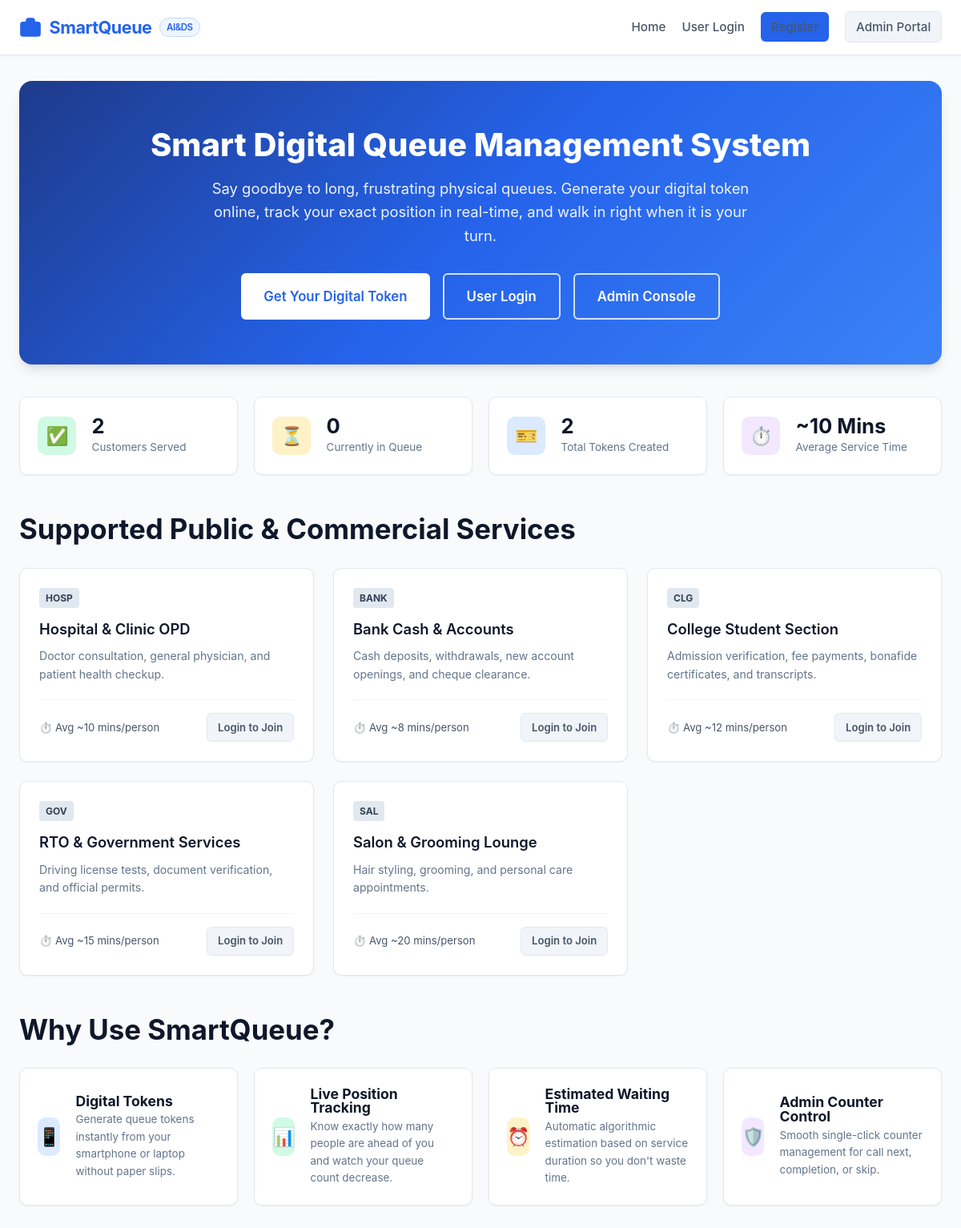
The page / on the database its author committed.
### tables this page shows
CREATE TABLE services (
        id INTEGER PRIMARY KEY AUTOINCREMENT,
        name TEXT NOT NULL,
        prefix TEXT NOT NULL UNIQUE,
        avg_time_mins INTEGER NOT NULL,
        description TEXT,
        is_active INTEGER DEFAULT 1
    );

### app.py (the view)
@app.route('/')
def index():
    conn = get_db_connection()
    services = conn.execute("SELECT * FROM services WHERE is_active = 1").fetchall()
    total_tokens = conn.execute("SELECT COUNT(*) as total FROM tokens").fetchone()['total']
    completed_tokens = conn.execute("SELECT COUNT(*) as completed FROM tokens WHERE status = 'Completed'").fetchone()['completed']
    active_tokens = conn.execute("SELECT COUNT(*) as active FROM tokens WHERE status IN ('Waiting', 'called', 'Serving')").fetchone()['active']
    conn.close()
    stats = {
        "total_served": completed_tokens,
        "active_queue": active_tokens,
        "total_registered": total_tokens
    }
    return render_template('index.html', services=services, stats=stats)

### database.py (called while the page is built)
def get_db_connection():
    conn = sqlite3.connect(DB_NAME)
    conn.row_factory = sqlite3.Row
    return conn

### templates/index.html (shortened to what this page needs)
{% extends "base.html" %}
{% block content %}
<section class="hero">
    <h1>Smart Digital Queue Management System</h1>
    <p>
        Say goodbye to long, frustrating physical queues. Generate your digital token online, track your exact position in real-time, and walk in right when it is your turn.
    </p>
    <div class="hero-actions">
        {% if session.get('user_id') %}
            <a href="{{ url_for('dashboard') }}" class="btn btn-primary btn-lg">Go to My Queue Dashboard →</a>
        {% else %}
            <a href="{{ url_for('register') }}" class="btn btn-primary btn-lg">Get Your Digital Token</a>
            <a href="{{ url_for('login') }}" class="btn btn-outline btn-lg">User Login</a>
            <a href="{{ url_for('admin_login') }}" class="btn btn-outline btn-lg">Admin Console</a>
        {% endif %}
    </div>
</section>
<section class="stats-grid">
    <div class="stat-card">
        <div class="stat-icon green">✅</div>
        <div class="stat-details">
            <h4>{{ stats.total_served }}</h4>
            <p>Customers Served</p>
        </div>
    </div>
    <div class="stat-card">
        <div class="stat-icon amber">⏳</div>
        <div class="stat-details">
            <h4>{{ stats.active_queue }}</h4>
            <p>Currently in Queue</p>
        </div>
    </div>
    <div class="stat-card">
        <div class="stat-icon blue">🎫</div>
        <div class="stat-details">
            <h4>{{ stats.total_registered }}</h4>
            <p>Total Tokens Created</p>
        </div>
    </div>
    <div class="stat-card">
        <div class="stat-icon purple">⏱️</div>
        <div class="stat-details">
            <h4>~10 Mins</h4>
            <p>Average Service Time</p>
        </div>
    </div>
</section>
<section>
    <div class="section-title">
        <h2>Supported Public & Commercial Services</h2>
    </div>
    <div class="services-grid">
        {% for service in services %}
            <div class="service-card">
                <div>
                    <div class="service-header">
                        <span class="service-badge">{{ service.prefix }}</span>
                    </div>
                    <h3>{{ service.name }}</h3>
                    <p>{{ service.description }}</p>
                </div>
                <div class="service-footer">
                    <span class="service-time">⏱️ Avg ~{{ service.avg_time_mins }} mins/person</span>
                    {% if session.get('user_id') %}
                        <form action="{{ url_for('generate_token', service_id=service.id) }}" method="POST">
                            <button type="submit" class="btn btn-primary btn-sm">Take Token</button>
                        </form>
                    {% else %}
                        <a href="{{ url_for('login') }}" class="btn btn-secondary btn-sm">Login to Join</a>
                    {% endif %}
                </div>
            </div>
        {% endfor %}
    </div>
</section>
<section style="margin-top: 1rem;">
    <div class="section-title">
        <h2>Why Use SmartQueue?</h2>
    </div>
    <div class="stats-grid">
        <div class="stat-card">
            <div class="stat-icon blue">📱</div>
            <div class="stat-details">
                <h4 style="font-size: 1.1rem;">Digital Tokens</h4>
                <p>Generate queue tokens instantly from your smartphone or laptop without paper slips.</p>
            </div>
        </div>
        <div class="stat-card">
            <div class="stat-icon green">📊</div>
            <div class="stat-details">
                <h4 style="font-size: 1.1rem;">Live Position Tracking</h4>
                <p>Know exactly how many people are ahead of you and watch your queue count decrease.</p>
            </div>
        </div>
        <div class="stat-card">
            <div class="stat-icon amber">⏰</div>
            <div class="stat-details">
                <h4 style="font-size: 1.1rem;">Estimated Waiting Time</h4>
                <p>Automatic algorithmic estimation based on service duration so you don't waste time.</p>
            </div>
        </div>
        <div class="stat-card">
            <div class="stat-icon purple">🛡️</div>
            <div class="stat-details">
                <h4 style="font-size: 1.1rem;">Admin Counter Control</h4>
                <p>Smooth single-click counter management for call next, completion, or skip.</p>
            </div>
        </div>
    </div>
</section>
{% endblock %}

### templates/base.html (shortened to what this page needs)
<!DOCTYPE html>
<html lang="en">
<head>
    <link rel="stylesheet" href="{{ url_for('static', filename='css/style.css') }}">
</head>
<body>
    <nav class="navbar">
        <div class="nav-container">
            <a href="{{ url_for('index') }}" class="brand">
                <svg viewBox="0 0 24 24" fill="none" stroke="currentColor" stroke-width="2" stroke-linecap="round" stroke-linejoin="round">
                    <rect x="2" y="7" width="20" height="14" rx="2" ry="2"></rect>
                    <path d="M16 21V5a2 2 0 0 0-2-2h-4a2 2 0 0 0-2 2v16"></path>
                </svg>
                <span>SmartQueue</span>
                <span class="brand-badge">AI&DS</span>
            </a>
            <ul class="nav-links">
                <li><a href="{{ url_for('index') }}">Home</a></li>
                {% if session.get('user_id') %}
                    <li><a href="{{ url_for('dashboard') }}">My Queue Dashboard</a></li>
                    <li>
                        <span class="user-badge">
                            👤 {{ session.get('user_name') }}
                        </span>
                    </li>
                    <li><a href="{{ url_for('logout') }}" class="btn btn-secondary btn-sm">Logout</a></li>
                {% elif session.get('admin_logged_in') %}
                    <li><a href="{{ url_for('admin_dashboard') }}">Admin Console</a></li>
                    <li><span class="user-badge">🛡️ Admin</span></li>
                    <li><a href="{{ url_for('admin_logout') }}" class="btn btn-secondary btn-sm">Logout</a></li>
                {% else %}
                    <li><a href="{{ url_for('login') }}">User Login</a></li>
                    <li><a href="{{ url_for('register') }}" class="btn btn-primary btn-sm">Register</a></li>
                    <li><a href="{{ url_for('admin_login') }}" class="btn btn-secondary btn-sm">Admin Portal</a></li>
                {% endif %}
            </ul>
        </div>
    </nav>
    <main class="main-content">
        {% block content %}{% endblock %}
    </main>
</body>
</html>

### rows shown on the page
services: prefix "HOSP", name "Hospital & Clinic OPD", description "Doctor consultation, general physician, and patient health checkup.", avg_time_mins "10"
services: prefix "BANK", name "Bank Cash & Accounts", description "Cash deposits, withdrawals, new account openings, and cheque clearance.", avg_time_mins "8"
services: prefix "CLG", name "College Student Section", description "Admission verification, fee payments, bonafide certificates, and transcripts.", avg_time_mins "12"
services: prefix "GOV", name "RTO & Government Services", description "Driving license tests, document verification, and official permits.", avg_time_mins "15"
services: prefix "SAL", name "Salon & Grooming Lounge", description "Hair styling, grooming, and personal care appointments.", avg_time_mins "20"

### other values the page prints
{{ stats.total_served }} "2"
{{ stats.active_queue }} "0"
{{ stats.total_registered }} "2"
